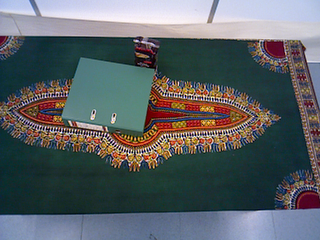
#> input picture data/tidy/10.png, 320 x 240 px, shrunk from 640 x 480 before the run
$ python test.py
#> lines starting #> are read from the running program, lines starting #| are printed output that depends on the picture; after the words box and inside, x2 and y2 are one past the last pixel; in counts of white or black regions, pixels touching at a corner belong together
#> in visualize_diff_pipeline, tidy_bgr is the input picture: shape (240, 320, 3); mean B, G, R 101.1, 97.5, 91.2
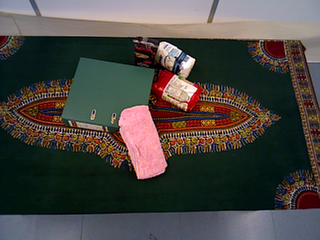
#> input picture data/cluttered/10.png, 320 x 240 px, shrunk from 640 x 480 before the run
#> in visualize_diff_pipeline, cluttered_bgr is the input picture: shape (240, 320, 3); mean B, G, R 67.2, 71.4, 75.1
### src/lighting.py
import numpy as np
import cv2

def correct_lighting(
    aligned_image: np.ndarray,
    cluttered_image: np.ndarray,
    eps: float = 1e-6,
) -> np.ndarray:
    """
    Adjust the lighting of the aligned tidy image to better match the cluttered image.

    This function is meant to be called *after* geometric alignment, when
    `aligned_image` and `cluttered_image` are roughly in the same coordinate frame.

    It performs a simple per-channel mean/std normalization:
    for each channel c,
        aligned_corrected[c] = (aligned[c] - mean_aligned[c]) * (std_cluttered[c] / std_aligned[c]) + mean_cluttered[c]

    This compensates for global brightness and contrast differences between the
    two images, making simple differencing more robust to lighting changes.

    Parameters
    ----------
    aligned_image : np.ndarray
        The aligned tidy image in BGR format.
    cluttered_image : np.ndarray
        The cluttered image in BGR format (reference lighting).
    eps : float, optional
        Small constant to avoid division by zero if a channel has near-zero variance.

    Returns
    -------
    corrected : np.ndarray
        A new BGR image with the same shape as `aligned_image`, where the global
        lighting has been adjusted to better match `cluttered_image`.
    """
#> called with eps = 1e-06
    if aligned_image is None or cluttered_image is None:
        raise ValueError("correct_lighting: one or both input images are None")

    if aligned_image.shape != cluttered_image.shape:
        raise ValueError(
            f"correct_lighting: shape mismatch {aligned_image.shape} vs {cluttered_image.shape}"
        )

    # Work in float for math, keep a copy to avoid modifying inputs in-place
    aligned = aligned_image.astype(np.float32)
    cluttered = cluttered_image.astype(np.float32)

    corrected = np.empty_like(aligned, dtype=np.float32)

    # Handle both grayscale and 3-channel BGR images
    if aligned.ndim == 2 or aligned.shape[2] == 1:
        # Single-channel
        m_a, s_a = float(aligned.mean()), float(aligned.std())
        m_c, s_c = float(cluttered.mean()), float(cluttered.std())

        if s_a < eps:
            s_a = eps

        corrected_gray = (aligned - m_a) * (s_c / s_a) + m_c
        corrected = np.clip(corrected_gray, 0, 255)
    else:
        # Per-channel normalization for 3-channel images
        for c in range(3):
            chan_a = aligned[..., c]
            chan_c = cluttered[..., c]

            m_a, s_a = float(chan_a.mean()), float(chan_a.std())
            m_c, s_c = float(chan_c.mean()), float(chan_c.std())

            if s_a < eps:
                s_a = eps

            chan_corr = (chan_a - m_a) * (s_c / s_a) + m_c
            corrected[..., c] = chan_corr
#> this loop made 3 passes
#> (m_a, m_c, s_c) on passes 1 to 3: (101.1, 67.23, 57.87), (97.45, 71.35, 53.53), (91.21, 75.06, 68.44)
#> pass 1, in correct_lighting, `chan_c = cluttered[..., c]`:
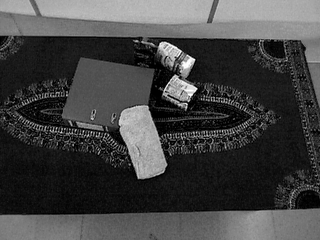
#> chan_c: shape (240, 320) float32; min 0, max 255, mean 67.2
#> pass 2, in correct_lighting, `chan_a = aligned[..., c]`:
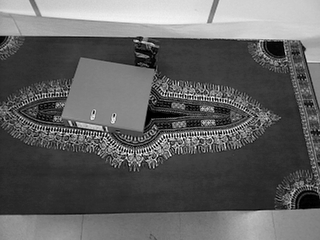
#> chan_a: shape (240, 320) float32; min 0, max 255, mean 97.5
#> after the loop:
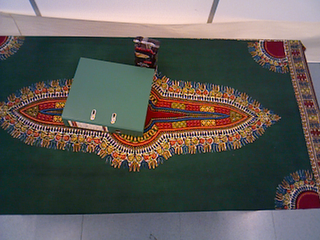
#> corrected: shape (240, 320, 3) float32; mean B, G, R 67.2, 71.4, 75.1; drawn with min black and max white

        corrected = np.clip(corrected, 0, 255)

    return corrected.astype(np.uint8)

### src/differencing.py
import cv2
import numpy as np

def compute_difference_mask(aligned_tidy, cluttered):
    """
        Compute the raw pixel-wise difference between the aligned tidy image
        and the cluttered image.

        Parameters
        ----------
        aligned_tidy : np.ndarray
            Tidy image warped into cluttered coordinate frame.
        cluttered : np.ndarray
            Original cluttered image.

        Returns
        -------
        diff_gray : np.ndarray
            Grayscale absolute-difference map highlighting changed regions.
        """
    diff = cv2.absdiff(aligned_tidy, cluttered)
    diff_gray = cv2.cvtColor(diff, cv2.COLOR_BGR2GRAY)
    diff_gray = cv2.GaussianBlur(diff_gray, (5, 5), 0)
    return diff_gray

def threshold_mask(diff_gray, thresh=20):
    """
    Threshold the grayscale difference map to obtain a binary foreground mask.

    Parameters
    ----------
    diff_gray : np.ndarray
        Raw grayscale difference image.
    thresh : int, optional
        Threshold for binarization.

    Returns
    -------
    mask : np.ndarray
        Binary mask where changed pixels = 255.
    """
#> called with thresh = 15
    _, mask = cv2.threshold(diff_gray, thresh, 255, cv2.THRESH_BINARY)
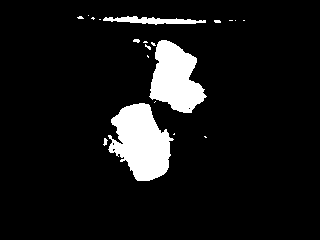
#> mask: shape (240, 320); 8.6% white; 20 white regions (15 under 20 px), largest, box (x1, y1, x2, y2) and area: (108, 103, 174, 181) 3295, (149, 40, 207, 113) 2649, (103, 16, 206, 25) 489, (103, 138, 108, 146) 23, (133, 39, 140, 43) 21
    return mask

def clean_mask(mask, kernel_size=5):
    """
    Refine the binary difference mask using morphological operations.

    Parameters
    ----------
    mask : np.ndarray
        Binary mask from thresholding.
    kernel_size : int, optional
        Size of the square structuring element used for morphological operations.

    Returns
    -------
    cleaned : np.ndarray
        Noise-reduced and hole-filled mask suitable for region extraction.

    Notes
    -----
    Uses morphological opening to remove small noise
    and closing to merge fragmented regions.
    """
#> called with kernel_size = 3
    kernel = np.ones((kernel_size, kernel_size), np.uint8)
    cleaned = cv2.morphologyEx(mask, cv2.MORPH_OPEN, kernel)
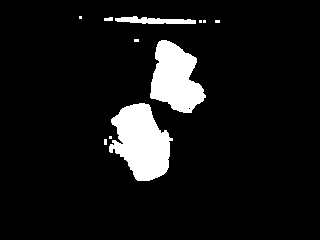
#> cleaned: shape (240, 320); 8.4% white; 11 white regions (7 under 20 px), largest, box (x1, y1, x2, y2) and area: (109, 103, 173, 181) 3246, (150, 40, 206, 113) 2643, (115, 16, 196, 24) 414, (104, 17, 113, 21) 31
    cleaned = cv2.morphologyEx(cleaned, cv2.MORPH_CLOSE, kernel)
#> cleaned: shape (240, 320); 8.4% white; 9 white regions (5 under 20 px)
    return cleaned

def extract_bounding_boxes(mask, iou_thresh=0.3):
    """
    Extract bounding boxes around connected components in the mask and apply
    IoU-based Non-Maximum Suppression (NMS) using OpenCV.

    Parameters
    ----------
    mask : np.ndarray
        Cleaned binary mask representing changed regions.
    iou_thresh : float, optional
        IoU / overlap threshold used for non-maximum suppression. Boxes with IoU greater
        than this value are suppressed.

    Returns
    -------
    boxes : list of tuples
        List of bounding boxes in the format (x, y, w, h) for each region that survives NMS.

    Notes
    -----
    Uses cv2.dnn.NMSBoxes to eliminate overlapping noisy detections and keep
    the strongest clutter regions, where box area is used as a simple
    confidence score proxy.
    """
#> called with iou_thresh = 0.3
    contours, _ = cv2.findContours(mask, cv2.RETR_EXTERNAL, cv2.CHAIN_APPROX_SIMPLE)
#> contours = 9 contours, 6 with area under 20; largest, box (x1, y1, x2, y2) and area: (109, 103, 173, 181) 3159, (150, 40, 206, 113) 2544, (104, 16, 196, 24) 363
    raw_boxes = []
    scores = []

    for c in contours:
        x, y, w, h = cv2.boundingRect(c)
        # cv2.dnn.NMSBoxes expects boxes as [x, y, w, h]
        raw_boxes.append([int(x), int(y), int(w), int(h)])
        # Use box area as a simple proxy for confidence: larger regions are more likely
        # to correspond to true clutter instead of noise.
        scores.append(float(w * h))
#> this loop made 9 passes
#> (c, x, y, w, h) on passes 1, 2, 5, 6, 7, 9: ([[104, 139], [104, 144], [106, 144], [106, 139]], 104, 139, 3, 6), ([[109, 136], [109, 138], [111, 138], [111, 136]], 109, 136, 3, 3), ([[134, 39], [134, 41], [138, 41], [138, 39]], 134, 39, 5, 3), ([[215, 20], [215, 22], [219, 22], [219, 20]], 215, 20, 5, 3), ([[199, 20], [199, 22], [205, 22], [205, 20]], 199, 20, 7, 3), ([[79, 16], [79, 18], [81, 18], [81, 16]], 79, 16, 3, 3)
#> (x, y, w, h) on passes 3, 4, 8: (109, 103, 64, 78), (150, 40, 56, 73), (104, 16, 92, 8)
#> after the loop, raw_boxes = [[104, 139, 3, 6], [109, 136, 3, 3], [109, 103, 64, 78], [150, 40, 56, 73], [134, 39, 5, 3], [215, 20, 5, 3], [199, 20, 7, 3], [104, 16, 92, 8], [79, 16, 3, 3]]; scores = [18, 9, 4992, 4088, 15, 15, 21, 736, 9]

    if not raw_boxes:
        return []

    # score_threshold is set to 0.0 so that all boxes are considered, and only
    # the IoU-based NMS (nms_threshold) determines which ones are kept.
    indices = cv2.dnn.NMSBoxes(raw_boxes, scores, score_threshold=0.0, nms_threshold=iou_thresh)
#> indices = [2, 3, 7, 6, 0, 4, 5, 1, 8]

    kept_boxes = []
    if len(indices) > 0:
        # indices can be a list of lists (e.g., [[0], [2]]) or a flat list; flatten to be safe
        for i in np.array(indices).flatten():
            x, y, w, h = raw_boxes[int(i)]
            kept_boxes.append((x, y, w, h))
#> this loop made 9 passes
#> (i, x, y, w, h) on passes 1 to 8: (2, 109, 103, 64, 78), (3, 150, 40, 56, 73), (7, 104, 16, 92, 8), (6, 199, 20, 7, 3), (0, 104, 139, 3, 6), (4, 134, 39, 5, 3), (5, 215, 20, 5, 3), (1, 109, 136, 3, 3)
#> after the loop, kept_boxes = [(109, 103, 64, 78), (150, 40, 56, 73), (104, 16, 92, 8), (199, 20, 7, 3), (104, 139, 3, 6), (134, 39, 5, 3), (215, 20, 5, 3), (109, 136, 3, 3), (79, 16, 3, 3)]

    return kept_boxes

### src/test.py
# src/run_diff_demo.py
import os

import cv2
import numpy as np
import matplotlib.pyplot as plt
from src.lighting import correct_lighting

from src.differencing import (
    compute_difference_mask,
    threshold_mask,
    clean_mask,
    extract_bounding_boxes,
)


def visualize_diff_pipeline(
    tidy_path,
    cluttered_path,
    diff_thresh=20,
    clean_kernel_size=5,
    iou_thresh=0.3,
    save_path=None,
):
    """
    Run and visualize the image differencing pipeline step-by-step.

    Parameters
    ----------
    tidy_path : str
        Path to tidy (baseline) image.
    cluttered_path : str
        Path to cluttered image.
    save_path : str, optional
        Path to save the visualization figure. If None, the figure is shown
        with plt.show() instead of being saved.
    diff_thresh : int, optional
        Threshold value used in threshold_mask to binarize the difference image.
    clean_kernel_size : int, optional
        Kernel size for morphological cleaning (passed to clean_mask).
    iou_thresh : float, optional
        IoU threshold for NMS in extract_bounding_boxes.
    """
    # --- Load images ---
    tidy_bgr = cv2.imread(tidy_path)
    cluttered_bgr = cv2.imread(cluttered_path)

    if tidy_bgr is None or cluttered_bgr is None:
        raise FileNotFoundError("Could not load tidy or cluttered image.")

    # Adjust tidy image lighting to better match the cluttered image
    tidy_bgr = correct_lighting(tidy_bgr, cluttered_bgr)

    # Convert BGR -> RGB for plotting
    tidy_rgb = cv2.cvtColor(tidy_bgr, cv2.COLOR_BGR2RGB)
    cluttered_rgb = cv2.cvtColor(cluttered_bgr, cv2.COLOR_BGR2RGB)

    # --- Step 1: compute grayscale absolute difference map ---
    diff_gray = compute_difference_mask(tidy_rgb, cluttered_rgb)

    # --- Step 2: threshold to obtain a raw binary mask ---
    diff_mask_raw = threshold_mask(diff_gray, thresh=diff_thresh)

    # For visualization, we can show the grayscale difference image
    abs_diff_gray = diff_gray

    # --- Step 3: clean the mask (morphological operations) ---
    cleaned_mask = clean_mask(diff_mask_raw, kernel_size=clean_kernel_size)

    # --- Step 4: extract bounding boxes (with NMS inside) ---
    boxes = extract_bounding_boxes(cleaned_mask, iou_thresh=iou_thresh)
#> boxes has the same summary as kept_boxes in extract_bounding_boxes

    # --- Step 5: draw boxes on cluttered image ---
    cluttered_with_boxes = cluttered_rgb.copy()
    for (x, y, w, h) in boxes:
        cv2.rectangle(
            cluttered_with_boxes, (x, y), (x + w, y + h), (255, 0, 0), 2
        )  # red boxes
#> this loop made 9 passes
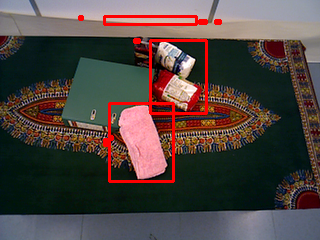
#> cluttered_with_boxes: shape (240, 320, 3); mean R, G, B 80.2, 68.8, 65

    # --- Plot everything ---
    fig, axes = plt.subplots(2, 3, figsize=(15, 8))
    axes = axes.ravel()

    axes[0].imshow(tidy_rgb)
    axes[0].set_title("Tidy image")
    axes[0].axis("off")

    axes[1].imshow(cluttered_rgb)
    axes[1].set_title("Cluttered image")
    axes[1].axis("off")

    axes[2].imshow(abs_diff_gray, cmap="gray")
    axes[2].set_title("Absolute difference (grayscale)")
    axes[2].axis("off")

    axes[3].imshow(diff_mask_raw, cmap="gray")
    axes[3].set_title(f"Raw diff mask (thresh={diff_thresh})")
    axes[3].axis("off")

    axes[4].imshow(cleaned_mask, cmap="gray")
    axes[4].set_title(f"Cleaned mask (kernel={clean_kernel_size})")
    axes[4].axis("off")

    axes[5].imshow(cluttered_with_boxes)
    axes[5].set_title(f"Final boxes (N={len(boxes)}, IoU={iou_thresh})")
    axes[5].axis("off")

    plt.tight_layout()
    if save_path is not None:
        plt.savefig(save_path, dpi=150)
        plt.close(fig)
        print(f"Saved visualization to {save_path}")
    else:
        plt.show()

    print(f"  -> num boxes after NMS: {len(boxes)}")
#|   -> num boxes after NMS: 9

    return {
        "boxes": boxes,
        "diff_gray": diff_gray,
        "diff_mask_raw": diff_mask_raw,
        "cleaned_mask": cleaned_mask,
    }


def main():
    # Construct paths relative to the project root (one level above src)
    project_root = os.path.dirname(os.path.dirname(__file__))
    tidy_path = os.path.join(project_root, "data", "tidy", "10.png")
    cluttered_path = os.path.join(project_root, "data", "cluttered", "10.png")

    os.makedirs(os.path.join(project_root, "data", "output"), exist_ok=True)

    # Hyperparameter combinations for differencing only
    configs = [
        {
            "name": "diff1",
            "diff_thresh": 15,
            "clean_kernel_size": 3,
            "iou_thresh": 0.3,
        },
        {
            "name": "diff2",
            "diff_thresh": 25,
            "clean_kernel_size": 5,
            "iou_thresh": 0.3,
        },
        {
            "name": "diff3",
            "diff_thresh": 30,
            "clean_kernel_size": 7,
            "iou_thresh": 0.5,
        },
    ]

    for cfg in configs:
        print(f"\n=== Running differencing config {cfg['name']} ===")

        result = visualize_diff_pipeline(
            tidy_path=tidy_path,
            cluttered_path=cluttered_path,
            diff_thresh=cfg["diff_thresh"],
            clean_kernel_size=cfg["clean_kernel_size"],
            iou_thresh=cfg["iou_thresh"],
            save_path=None,  # show plots instead of saving
        )
#> result = 4 items

        print("  -> boxes:", len(result["boxes"]))
#|   -> boxes: 9


if __name__ == "__main__":
    main()
